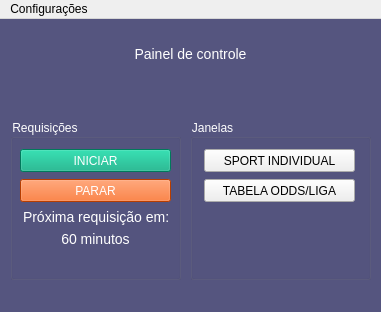
<?xml version="1.0" encoding="UTF-8"?>
<ui version="4.0">
 <class>MainWindow</class>
 <widget class="QMainWindow" name="MainWindow">
  <property name="geometry">
   <rect>
    <x>0</x>
    <y>0</y>
    <width>381</width>
    <height>312</height>
   </rect>
  </property>
  <property name="windowTitle">
   <string>ODDS -BOT</string>
  </property>
  <property name="styleSheet">
   <string notr="true">QLabel{
font: 14px;
color: white;
}

#parar:hover{
	background-color: rgb(229, 0, 0);
}

#iniciar:hover{
	background-color: rgb(0, 144, 106);
}

#iniciar{
color: white;
background-color: rgb(0, 170, 127);
transition: 0.9s;
}

#parar{
color: white;
background-color: rgb(255, 85, 0);
transition: 0.2s;

}

QMainWindow{
	background-color: rgb(85, 85, 127);
}

QGroupBox::title {
color: white;
}</string>
  </property>
  <widget class="QWidget" name="centralwidget">
   <widget class="QWidget" name="verticalLayoutWidget">
    <property name="geometry">
     <rect>
      <x>10</x>
      <y>9</y>
      <width>361</width>
      <height>51</height>
     </rect>
    </property>
    <layout class="QVBoxLayout" name="verticalLayout">
     <item>
      <widget class="QLabel" name="label">
       <property name="text">
        <string>Painel de controle</string>
       </property>
       <property name="alignment">
        <set>Qt::AlignCenter</set>
       </property>
      </widget>
     </item>
    </layout>
   </widget>
   <widget class="QGroupBox" name="groupBox">
    <property name="geometry">
     <rect>
      <x>10</x>
      <y>100</y>
      <width>171</width>
      <height>161</height>
     </rect>
    </property>
    <property name="title">
     <string>Requisições</string>
    </property>
    <widget class="QPushButton" name="iniciar">
     <property name="geometry">
      <rect>
       <x>10</x>
       <y>30</y>
       <width>151</width>
       <height>23</height>
      </rect>
     </property>
     <property name="text">
      <string>INICIAR</string>
     </property>
    </widget>
    <widget class="QPushButton" name="parar">
     <property name="geometry">
      <rect>
       <x>10</x>
       <y>60</y>
       <width>151</width>
       <height>23</height>
      </rect>
     </property>
     <property name="text">
      <string>PARAR</string>
     </property>
    </widget>
    <widget class="QLabel" name="label_2">
     <property name="geometry">
      <rect>
       <x>13</x>
       <y>90</y>
       <width>151</width>
       <height>16</height>
      </rect>
     </property>
     <property name="text">
      <string>Próxima requisição em:</string>
     </property>
    </widget>
    <widget class="QLabel" name="label_3">
     <property name="geometry">
      <rect>
       <x>10</x>
       <y>110</y>
       <width>151</width>
       <height>20</height>
      </rect>
     </property>
     <property name="text">
      <string>60 minutos</string>
     </property>
     <property name="alignment">
      <set>Qt::AlignCenter</set>
     </property>
    </widget>
   </widget>
   <widget class="QGroupBox" name="groupBox_2">
    <property name="geometry">
     <rect>
      <x>190</x>
      <y>100</y>
      <width>181</width>
      <height>161</height>
     </rect>
    </property>
    <property name="title">
     <string>Janelas</string>
    </property>
    <widget class="QPushButton" name="pushButton_3">
     <property name="geometry">
      <rect>
       <x>14</x>
       <y>30</y>
       <width>151</width>
       <height>23</height>
      </rect>
     </property>
     <property name="text">
      <string>SPORT INDIVIDUAL</string>
     </property>
    </widget>
    <widget class="QPushButton" name="pushButton_4">
     <property name="geometry">
      <rect>
       <x>14</x>
       <y>60</y>
       <width>151</width>
       <height>23</height>
      </rect>
     </property>
     <property name="text">
      <string>TABELA ODDS/LIGA</string>
     </property>
    </widget>
   </widget>
  </widget>
  <widget class="QMenuBar" name="menuBar">
   <property name="geometry">
    <rect>
     <x>0</x>
     <y>0</y>
     <width>381</width>
     <height>21</height>
    </rect>
   </property>
   <widget class="QMenu" name="menuConfigura_es">
    <property name="title">
     <string>Configurações</string>
    </property>
   </widget>
   <addaction name="menuConfigura_es"/>
  </widget>
 </widget>
 <resources/>
 <connections/>
</ui>
